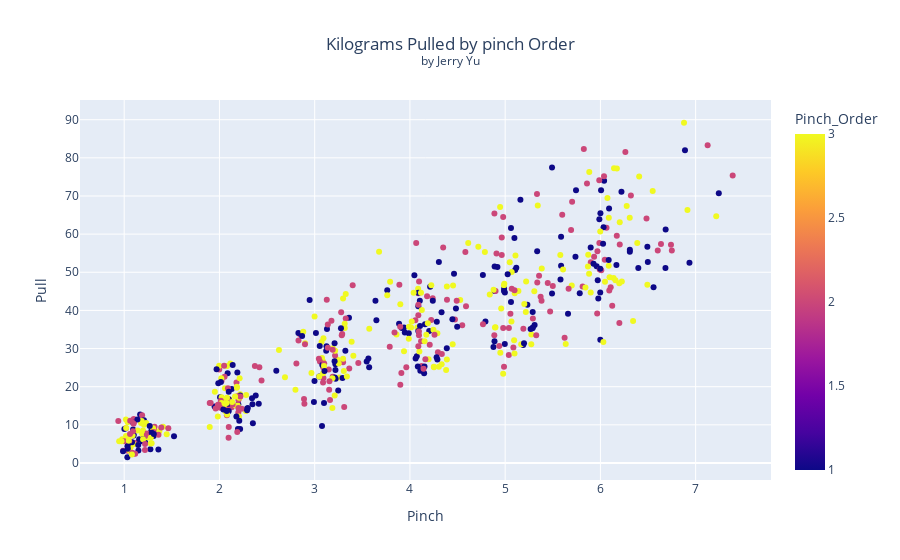
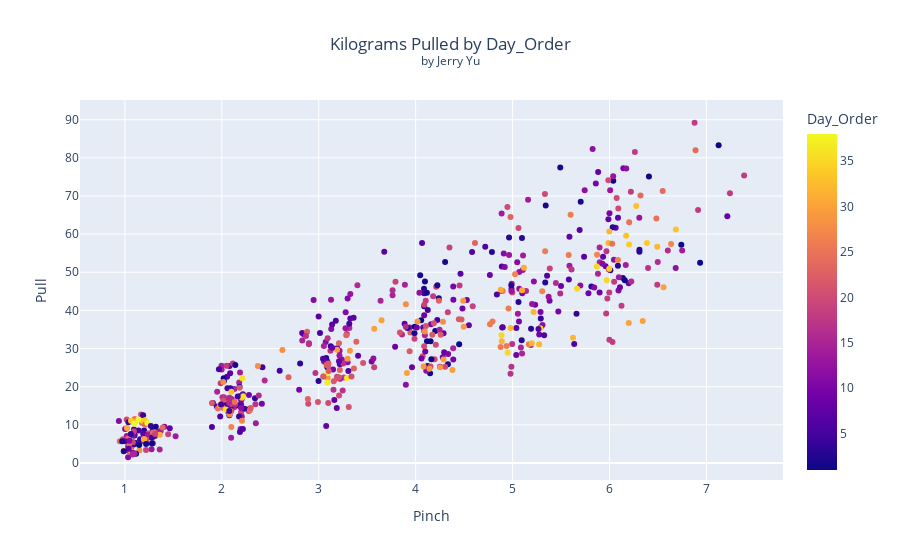

Notebook code cell kept with these figures, in order:
### Code cell
# Test Pinch Order
byOrder = px.scatter(Chalk, x = "Pinch", y = "Pull", color = "Pinch_Order", title = "Kilograms Pulled by pinch Order")
byOrder.update_layout(
    title = {
        "text":"Kilograms Pulled by pinch Order<br><sup>by Jerry Yu</sub>",
        "x":0.5,
        "xanchor":"center",
        "yanchor":"top"
    }
)
byOrder.show()

# Very random, quite nice

# Test Day Order
byDay = px.scatter(Chalk, x = "Pinch", y = "Pull", color = "Day_Order", title = "Kilograms Pulled by Day_Order")
byDay.update_layout(
    title = {
        "text":"Kilograms Pulled by Day_Order<br><sup>by Jerry Yu</sub>",
        "x":0.5,
        "xanchor":"center",
        "yanchor":"top"
    }
)
byDay.show()
%R -i Chalk

# Generally Also Pretty Random

### Figure 1 — Plotly figure (JSON) as saved in the notebook; plotly's stock layout.template omitted (floating-point values rounded to 4 significant figures; data arrays with more than 128 entries replaced by an {"elided": "..."} marker saying what was removed)
{"data": [{"hovertemplate": "Pinch=%{x}<br>Pull=%{y}<br>Pinch_Order=%{marker.color}<extra></extra>", "legendgroup": "", "marker": {"color": {"elided": "576 int values"}, "coloraxis": "coloraxis", "symbol": "circle"}, "mode": "markers", "name": "", "orientation": "v", "showlegend": false, "type": "scatter", "x": {"elided": "576 float values"}, "xaxis": "x", "y": {"elided": "576 float values"}, "yaxis": "y"}], "layout": {"coloraxis": {"colorbar": {"title": {"text": "Pinch_Order"}}, "colorscale": [[0, "#0d0887"], [0.1111, "#46039f"], [0.2222, "#7201a8"], [0.3333, "#9c179e"], [0.4444, "#bd3786"], [0.5556, "#d8576b"], [0.6667, "#ed7953"], [0.7778, "#fb9f3a"], [0.8889, "#fdca26"], [1, "#f0f921"]]}, "legend": {"tracegroupgap": 0}, "title": {"text": "Kilograms Pulled by pinch Order<br><sup>by Jerry Yu</sub>", "x": 0.5, "xanchor": "center", "yanchor": "top"}, "xaxis": {"anchor": "y", "domain": [0, 1], "title": {"text": "Pinch"}}, "yaxis": {"anchor": "x", "domain": [0, 1], "title": {"text": "Pull"}}}}

### Figure 2 — Plotly figure (JSON) as saved in the notebook; plotly's stock layout.template omitted (floating-point values rounded to 4 significant figures; data arrays with more than 128 entries replaced by an {"elided": "..."} marker saying what was removed)
{"data": [{"hovertemplate": "Pinch=%{x}<br>Pull=%{y}<br>Day_Order=%{marker.color}<extra></extra>", "legendgroup": "", "marker": {"color": {"elided": "576 int values"}, "coloraxis": "coloraxis", "symbol": "circle"}, "mode": "markers", "name": "", "orientation": "v", "showlegend": false, "type": "scatter", "x": {"elided": "576 float values"}, "xaxis": "x", "y": {"elided": "576 float values"}, "yaxis": "y"}], "layout": {"coloraxis": {"colorbar": {"title": {"text": "Day_Order"}}, "colorscale": [[0, "#0d0887"], [0.1111, "#46039f"], [0.2222, "#7201a8"], [0.3333, "#9c179e"], [0.4444, "#bd3786"], [0.5556, "#d8576b"], [0.6667, "#ed7953"], [0.7778, "#fb9f3a"], [0.8889, "#fdca26"], [1, "#f0f921"]]}, "legend": {"tracegroupgap": 0}, "title": {"text": "Kilograms Pulled by Day_Order<br><sup>by Jerry Yu</sub>", "x": 0.5, "xanchor": "center", "yanchor": "top"}, "xaxis": {"anchor": "y", "domain": [0, 1], "title": {"text": "Pinch"}}, "yaxis": {"anchor": "x", "domain": [0, 1], "title": {"text": "Pull"}}}}
